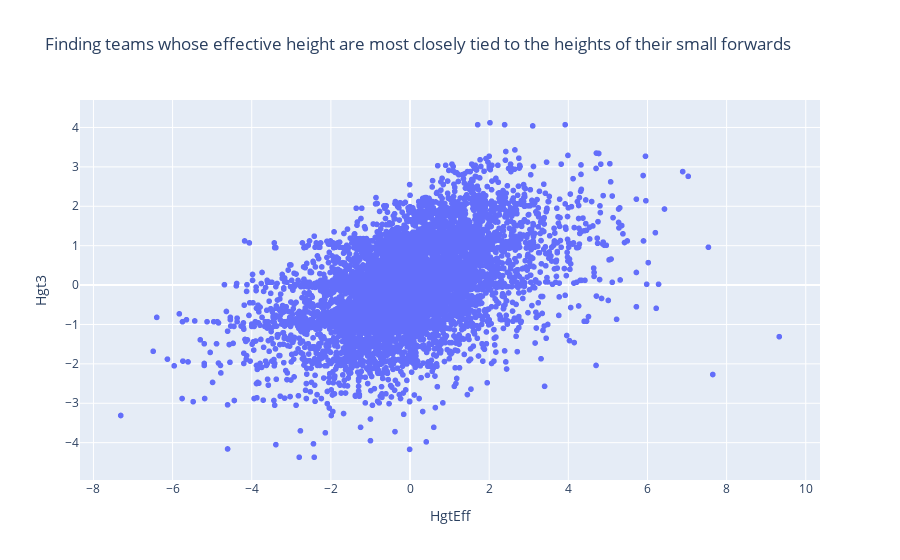

The notebook cell this image was saved under:
### Code cell
fig = px.scatter(
demofinal,
x='HgtEff',
y='Hgt3',
hover_name='Team/Year',
title='Finding teams whose effective height are most closely tied to the heights of their small forwards'
)
fig.show()

### Figure 1 — Plotly figure (JSON) as saved in the notebook; plotly's stock layout.template omitted (floating-point values rounded to 4 significant figures; data arrays with more than 128 entries replaced by an {"elided": "..."} marker saying what was removed)
{"data": [{"hovertemplate": "<b>%{hovertext}</b><br><br>HgtEff=%{x}<br>Hgt3=%{y}<extra></extra>", "hovertext": {"elided": "6660 str values"}, "legendgroup": "", "marker": {"color": "#636efa", "symbol": "circle"}, "mode": "markers", "name": "", "showlegend": false, "type": "scattergl", "x": {"elided": "6660 float values"}, "xaxis": "x", "y": {"elided": "6660 float values"}, "yaxis": "y"}], "layout": {"legend": {"tracegroupgap": 0}, "title": {"text": "Finding teams whose effective height are most closely tied to the heights of their small forwards"}, "xaxis": {"anchor": "y", "domain": [0, 1], "title": {"text": "HgtEff"}}, "yaxis": {"anchor": "x", "domain": [0, 1], "title": {"text": "Hgt3"}}}}
